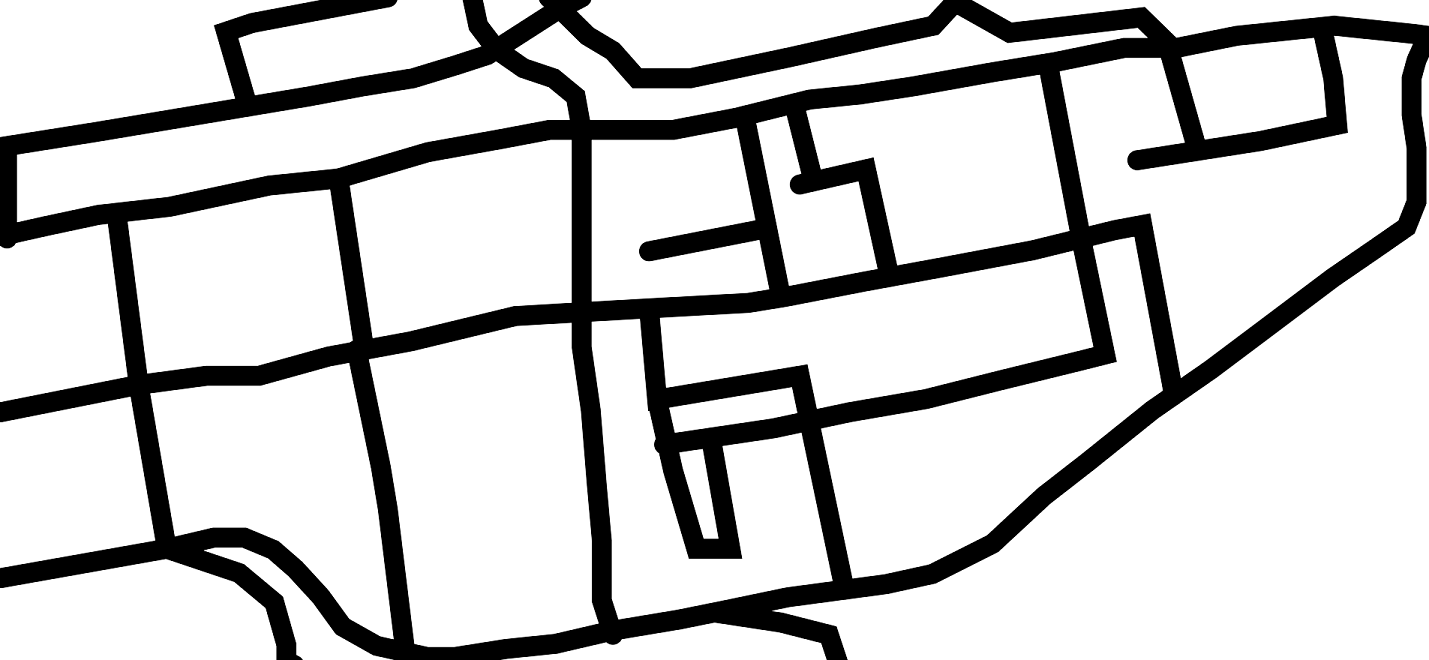
#> input picture FinalEndGame/images/MASK1.png, 1429 x 660 px
$ python angled_cutout.py
#> lines starting #> are read from the running program, lines starting #| are printed output that depends on the picture
import scipy.ndimage
from PIL import Image as PILImage
import numpy as np
from matplotlib import pyplot as plt

sand = np.asarray(PILImage.open("./images/MASK1.png").convert('L'))/255
car_x, car_y = 737,256
angle = 40

def _subimage(sand, car_x, car_y, angle, crop_size=40):
  # function takes sand image as input and center positions of car as input
  # returns an np array of angled cutout: shape (40,40,1)
#> called with car_x = 737, car_y = 256, angle = 40, crop_size = 40
  pad = crop_size*2
  #pad for safety
  crop1 = np.pad(sand, pad_width=pad, mode='constant', constant_values = 1)
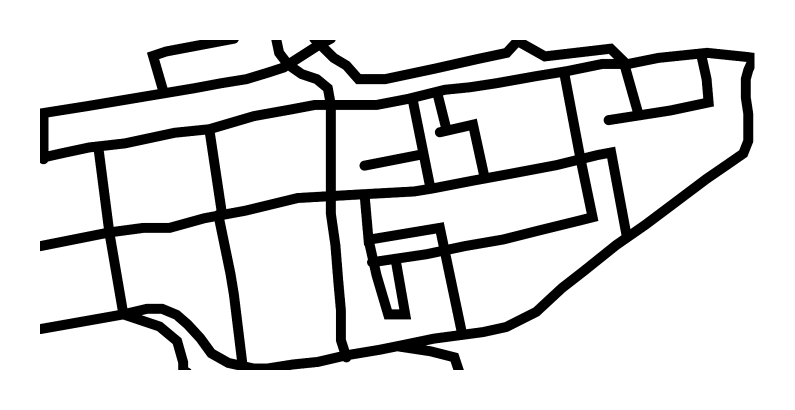
#> crop1: shape (820, 1589) float64 (shown at 1/2 size); min 0, max 1, mean 0.847
  centerx = car_x + pad
  centery = car_y + pad

  #first small crop
  startx, starty = int(centerx-(crop_size)), int(centery-(crop_size))
  crop1 = crop1[starty:starty+crop_size*2, startx:startx+crop_size*2]
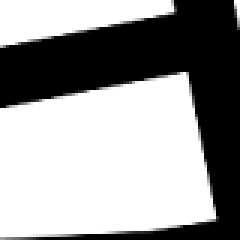
#> crop1: shape (80, 80) float64 (shown 3 times larger); min 0, max 1, mean 0.6

  #rotate
  crop1 = scipy.ndimage.rotate(crop1, -angle, mode='constant', cval=1.0, reshape=False, prefilter=False)
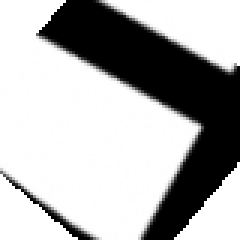
#> crop1: shape (80, 80) float64 (shown 3 times larger); min 0, max 1, mean 0.689
  #again final crop
  startx, starty = int(crop1.shape[0]//2-crop_size//2), int(crop1.shape[0]//2-crop_size//2)
#> startx = 20; starty = 20
  return crop1[starty:starty+crop_size, startx:startx+crop_size].reshape(crop_size, crop_size, 1)
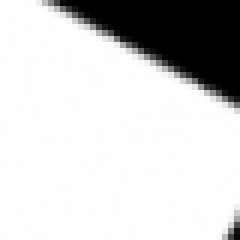
#> returned value: shape (40, 40, 1) float64 (shown 6 times larger); min 0, max 1, mean 0.815

#testing our cutout
_cutout = _subimage(sand, car_x, car_y, angle, crop_size=40)
plt.imshow(_cutout.reshape(40, 40))
plt.show()
